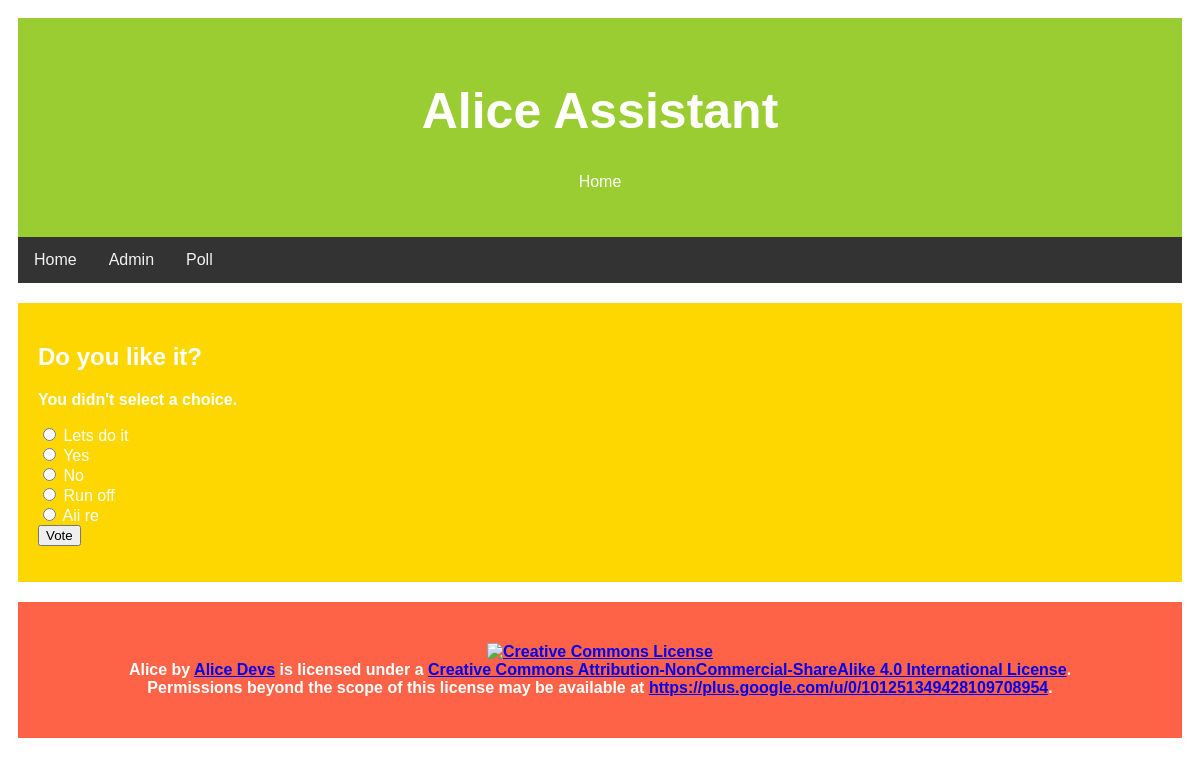
The page /polls/1/vote/ on the database its author committed.
### polls/models.py (models this page shows, shortened)
class Question(models.Model):
    question_text = models.CharField(max_length=200)
    pub_date = models.DateTimeField('date published')
    def was_published_recently(self):
        now = timezone.now()
        return now - datetime.timedelta(days=1) <= self.pub_date <= now
    was_published_recently.admin_order_field = 'pub_date'
    was_published_recently.boolean = True
    was_published_recently.short_description = 'Published recently?'

class Choice(models.Model):
    question = models.ForeignKey(Question, on_delete=models.CASCADE)
    choice_text = models.CharField(max_length=200)
    votes = models.IntegerField(default=0)

### polls/views.py (the view)
# urls.py: path('<int:question_id>/vote/', views.vote, name='vote'),
def vote(request, question_id):
    question = get_object_or_404(Question, pk=question_id)
    try:
        selected_choice = question.choice_set.get(pk=request.POST['choice'])
    except (KeyError, Choice.DoesNotExist):
        return render(request, 'polls/detail.html', {
            'question': question,
            'error_message': "You didn't select a choice.",
        })
    else:
        selected_choice.votes += 1
        selected_choice.save()
        return HttpResponseRedirect(reverse('polls:results', args=(question.id,)))

### polls/templates/polls/detail.html (shortened to what this page needs)
<head>
</head>
<body>
<div class="header" style="background: YellowGreen;">
  <h1>Alice Assistant</h1>
  <p style="color:White;">Home</p>
</div>
<div class="topnav">
  <a href="http://subratasarkar32.pythonanywhere.com/home">Home</a>
  <a href="http://subratasarkar32.pythonanywhere.com/admin">Admin</a>
  <a href="http://subratasarkar32.pythonanywhere.com/polls">Poll</a>
</div>
<div class="card" style="background-color:Gold;color: White;">
<h2>{{ question.question_text }}</h2>
{% if error_message %}<p><strong>{{ error_message }}</strong></p>{% endif %}
<form action="{% url 'polls:vote' question.id %}" method="post">
{% for choice in question.choice_set.all %}
    <input type="radio" name="choice" id="choice{{ forloop.counter }}" value="{{ choice.id }}" />
    <label for="choice{{ forloop.counter }}">{{ choice.choice_text }}</label><br />
{% endfor %}
<input type="submit" value="Vote" />
</form>
</div>
<div class="footer" style="background-color:Tomato; color:White;">
  <h4><a rel="license" href="http://creativecommons.org/licenses/by-nc-sa/4.0/"><img alt="Creative Commons License" style="border-width:0" src="https://i.creativecommons.org/l/by-nc-sa/4.0/88x31.png" /></a><br /><span xmlns:dct="http://purl.org/dc/terms/" property="dct:title">Alice</span> by <a xmlns:cc="http://creativecommons.org/ns#" href="https://plus.google.com/u/0/101251349428109708954" property="cc:attributionName" rel="cc:attributionURL">Alice Devs</a> is licensed under a <a rel="license" href="http://creativecommons.org/licenses/by-nc-sa/4.0/">Creative Commons Attribution-NonCommercial-ShareAlike 4.0 International License</a>.<br />Permissions beyond the scope of this license may be available at <a xmlns:cc="http://creativecommons.org/ns#" href="https://plus.google.com/u/0/101251349428109708954" rel="cc:morePermissions">https://plus.google.com/u/0/101251349428109708954</a>.</h4>
</div>
</body>
</html>

### polls/templates/polls/detail.html (style rules this page uses)
* { box-sizing: border-box; }
body { font-family: Arial; padding: 10px; background: White; }
.header { padding: 30px; text-align: center; background: white; }
.header h1 { font-size: 50px; color: White; }
.topnav { overflow: hidden; background-color: #333; }
.topnav a { float: left; display: block; color: #f2f2f2; text-align: center; padding: 14px 16px; text-decoration: none; }
.card { background-color: white; padding: 20px; margin-top: 20px; }
.footer { padding: 20px; text-align: center; background: #ddd; margin-top: 20px; }

### rows shown on the page
Question: question_text "Do you like it?"
Choice: choice_text "Lets do it"
Choice: choice_text "Yes"
Choice: choice_text "No"
Choice: choice_text "Run off"
Choice: choice_text "Aii re"

### other values the page prints
{{ error_message }} "You didn't select a choice."
